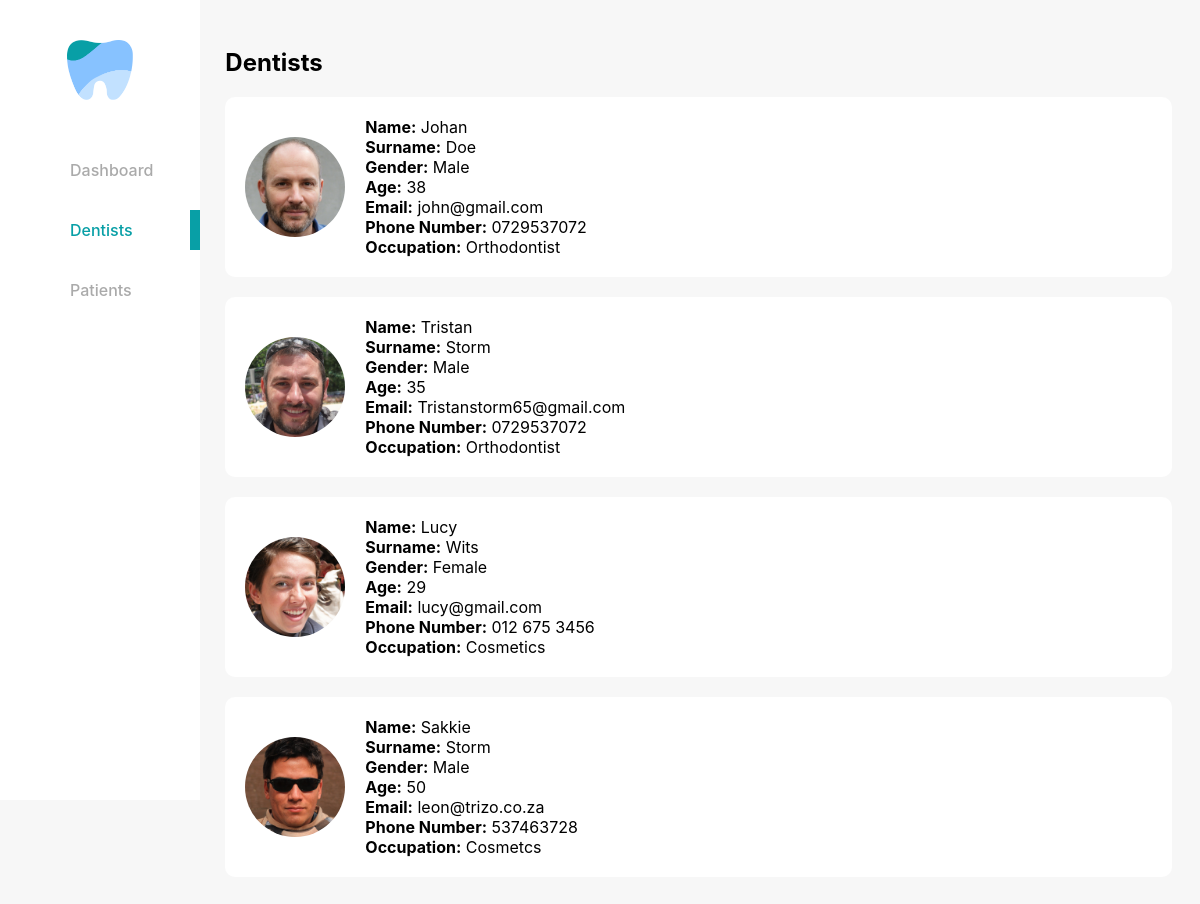
The page /dentist_website/dentist.php (signed in) on the database its author committed.
### tables this page shows
CREATE TABLE `dentists` (
  `id` int(11) NOT NULL,
  `name` varchar(25) NOT NULL,
  `surname` varchar(25) NOT NULL,
  `age` varchar(25) NOT NULL,
  `gender` varchar(25) NOT NULL,
  `email` varchar(25) NOT NULL,
  `phone` varchar(255) NOT NULL,
  `occupation` varchar(25) NOT NULL,
  `profile_img` varchar(25) NOT NULL
);

### dentist_website/dentist.php (the view, shortened to what this page needs)
<?php
include 'db.php';
$query = "SELECT * FROM dentists";
$result = mysqli_query($conn, $query);
?>
<!DOCTYPE html>
<html>
<head>
    <link rel="stylesheet" type="text/css" href="css/style.css">
</head>
<body>
    <div class="container-fluid">
        <div class="row">
            <div class="col-md-2">
                <div class="sidebar">
                    <div class="logo">
                        <img src="images/logo.png" style="margin-top: 20px;" height="60px">
                    </div>
                    <ul class="nav">
                        <a href="dashboard.php"
                            style="text-decoration: none; color: #AAAAAA; font-weight: 500;">Dashboard</a>
                        <a href="dentist.php"
                            style="text-decoration: none; color: #089FA6; font-weight: 500; box-shadow: inset -10px 0px 0px #089FA6; color: #089FA6;">Dentists</a>
                        <a href="patient.php"
                            style="text-decoration: none; color: #AAAAAA; font-weight: 500;">Patients</a>
                    </ul>
                </div>
            </div>
            <div class="col-md-10">
                <div class="content">
                    <h2>Dentists</h2>
                    <?php while ($row = mysqli_fetch_assoc($result)) { ?>
                        <div class="dentist">
                            <?php if (!empty($row['profile_img'])) { ?>
                                <img src="profile_img/<?php echo $row['profile_img']; ?>" alt="Profile Image">
                            <?php } else { ?>
                                <img src="default_profile_img.jpg" alt="Default Profile Image">
                            <?php } ?>
                            <div>
                                <p><strong>Name:</strong>
                                    <?php echo $row['name']; ?>
                                </p>
                                <p><strong>Surname:</strong>
                                    <?php echo $row['surname']; ?>
                                </p>
                                <p><strong>Gender:</strong>
                                    <?php echo $row['gender']; ?>
                                </p>
                                <p><strong>Age:</strong>
                                    <?php echo $row['age']; ?>
                                </p>
                                <p><strong>Email:</strong>
                                    <?php echo $row['email']; ?>
                                </p>
                                <p><strong>Phone Number:</strong>
                                    <?php echo $row['phone']; ?>
                                </p>
                                <p><strong>Occupation:</strong>
                                    <?php echo $row['occupation']; ?>
                                </p>
                            </div>
                        </div>
                    <?php } ?>
                </div>
            </div>
        </div>
    </div>
</body>
</html>

### dentist_website/css/style.css (style rules this page uses)
body { background-color: #F7F7F7; font-family: 'Inter', sans-serif; }
.sidebar { background-color: white; height: 100vh; position: fixed; top: 0; left: 0; width: 16.66667%; }
.logo { text-align: center; padding: 20px; display: flex; justify-content: center; align-items: center; }
.nav { margin-top: 30px; }
.nav a { display: block; padding: 10px 20px; margin-left: 10px; margin-top: 20px; color: black; }
.content { margin-left: 16.66667%; padding: 20px; }

### dentist_website/dentist.php (style rules this page uses)
body { background-color: #F7F7F7; font-family: 'Inter', sans-serif; font-size: 16px; }
.sidebar { background-color: white; height: 100vh; position: fixed; top: 0; left: 0; width: 16.66667%; }
.logo { text-align: center; padding: 20px; display: flex; justify-content: center; align-items: center; }
.nav { margin-top: 30px; }
.nav a { display: block; padding: 10px 20px; margin-left: 10px; margin-top: 20px; color: black; }
.content { margin-left: 16.66667%; padding: 20px; }
.dentist { background-color: white; border-radius: 10px; padding: 20px; display: flex; align-items: center; margin-bottom: 20px; }
.dentist img { height: 100px; width: 100px; border-radius: 50%; margin-right: 20px; }
.dentist p { margin: 0; color: #000000; }

### rows shown on the page
dentists: profile_img (picture), name "Johan", surname "Doe", gender "Male", age "38", email "john@gmail.com", phone "0729537072", occupation "Orthodontist"
dentists: profile_img (picture), name "Tristan", surname "Storm", gender "Male", age "35", email "Tristanstorm65@gmail.com", phone "0729537072", occupation "Orthodontist"
dentists: profile_img (picture), name "Lucy", surname "Wits", gender "Female", age "29", email "lucy@gmail.com", phone "012 675 3456", occupation "Cosmetics"
dentists: profile_img (picture), name "Sakkie", surname "Storm", gender "Male", age "50", email "leon@trizo.co.za", phone "537463728", occupation "Cosmetcs"
